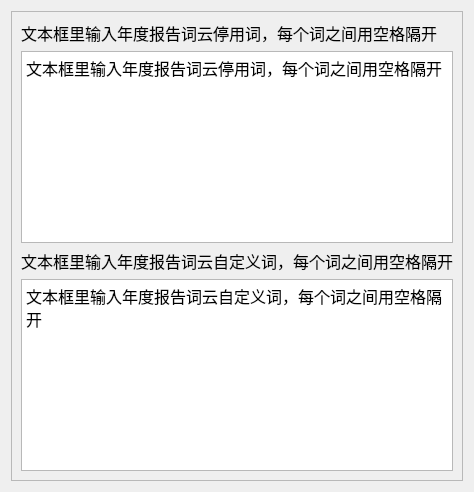
               <widget class="QWidget" name="settingMainPage">
                <layout class="QHBoxLayout" name="horizontalLayout_23">
                 <item>
                  <widget class="QFrame" name="frame_20">
                   <property name="frameShape">
                    <enum>QFrame::StyledPanel</enum>
                   </property>
                   <property name="frameShadow">
                    <enum>QFrame::Raised</enum>
                   </property>
                   <layout class="QVBoxLayout" name="verticalLayout_13">
                    <item>
                     <layout class="QGridLayout" name="gridLayout_5">
                      <item row="1" column="0">
                       <widget class="QPlainTextEdit" name="stopWordTextEdit">
                        <property name="font">
                         <font>
                          <family>微软雅黑</family>
                          <pointsize>12</pointsize>
                         </font>
                        </property>
                        <property name="plainText">
                         <string>文本框里输入年度报告词云停用词，每个词之间用空格隔开</string>
                        </property>
                       </widget>
                      </item>
                      <item row="3" column="0">
                       <widget class="QPlainTextEdit" name="newWordTextEdit">
                        <property name="font">
                         <font>
                          <family>微软雅黑</family>
                          <pointsize>12</pointsize>
                         </font>
                        </property>
                        <property name="plainText">
                         <string>文本框里输入年度报告词云自定义词，每个词之间用空格隔开</string>
                        </property>
                       </widget>
                      </item>
                      <item row="0" column="0">
                       <widget class="QLabel" name="label_7">
                        <property name="font">
                         <font>
                          <family>微软雅黑</family>
                          <pointsize>12</pointsize>
                         </font>
                        </property>
                        <property name="text">
                         <string>文本框里输入年度报告词云停用词，每个词之间用空格隔开</string>
                        </property>
                       </widget>
                      </item>
                      <item row="2" column="0">
                       <widget class="QLabel" name="label_8">
                        <property name="font">
                         <font>
                          <family>微软雅黑</family>
                          <pointsize>12</pointsize>
                         </font>
                        </property>
                        <property name="text">
                         <string>文本框里输入年度报告词云自定义词，每个词之间用空格隔开</string>
                        </property>
                       </widget>
                      </item>
                     </layout>
                    </item>
                   </layout>
                  </widget>
                 </item>
                </layout>
               </widget>
